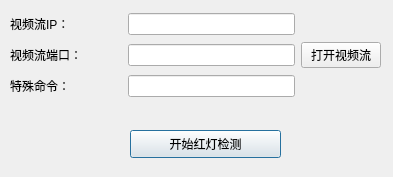
<?xml version="1.0" encoding="UTF-8"?>
<ui version="4.0">
 <class>CameraView</class>
 <widget class="QDialog" name="CameraView">
  <property name="geometry">
   <rect>
    <x>0</x>
    <y>0</y>
    <width>393</width>
    <height>177</height>
   </rect>
  </property>
  <property name="windowTitle">
   <string>Dialog</string>
  </property>
  <widget class="QPushButton" name="pushButton_detection">
   <property name="geometry">
    <rect>
     <x>130</x>
     <y>130</y>
     <width>151</width>
     <height>28</height>
    </rect>
   </property>
   <property name="text">
    <string>开始红灯检测</string>
   </property>
  </widget>
  <widget class="QWidget" name="layoutWidget">
   <property name="geometry">
    <rect>
     <x>10</x>
     <y>10</y>
     <width>371</width>
     <height>91</height>
    </rect>
   </property>
   <layout class="QHBoxLayout" name="horizontalLayout_3">
    <item>
     <layout class="QVBoxLayout" name="verticalLayout">
      <item>
       <layout class="QHBoxLayout" name="horizontalLayout" stretch="4,6">
        <item>
         <widget class="QLabel" name="label_videoIP">
          <property name="text">
           <string>视频流IP：</string>
          </property>
         </widget>
        </item>
        <item>
         <widget class="QLineEdit" name="lineEdit_videoIP"/>
        </item>
       </layout>
      </item>
      <item>
       <layout class="QHBoxLayout" name="horizontalLayout_2" stretch="4,6">
        <item>
         <widget class="QLabel" name="label_videoPort">
          <property name="text">
           <string>视频流端口：</string>
          </property>
         </widget>
        </item>
        <item>
         <widget class="QLineEdit" name="lineEdit_videoPort"/>
        </item>
       </layout>
      </item>
      <item>
       <layout class="QHBoxLayout" name="horizontalLayout_4" stretch="4,6">
        <item>
         <widget class="QLabel" name="label_command">
          <property name="text">
           <string>特殊命令：</string>
          </property>
         </widget>
        </item>
        <item>
         <widget class="QLineEdit" name="lineEdit_videocommand"/>
        </item>
       </layout>
      </item>
     </layout>
    </item>
    <item>
     <widget class="QPushButton" name="pushButton_openVideo">
      <property name="text">
       <string>打开视频流</string>
      </property>
     </widget>
    </item>
   </layout>
  </widget>
 </widget>
 <resources/>
 <connections>
  <connection>
   <sender>pushButton_openVideo</sender>
   <signal>clicked()</signal>
   <receiver>CameraView</receiver>
   <slot>openVideoStream()</slot>
   <hints>
    <hint type="sourcelabel">
     <x>326</x>
     <y>38</y>
    </hint>
    <hint type="destinationlabel">
     <x>349</x>
     <y>69</y>
    </hint>
   </hints>
  </connection>
  <connection>
   <sender>pushButton_detection</sender>
   <signal>clicked()</signal>
   <receiver>CameraView</receiver>
   <slot>trafficDetection()</slot>
   <hints>
    <hint type="sourcelabel">
     <x>247</x>
     <y>103</y>
    </hint>
    <hint type="destinationlabel">
     <x>329</x>
     <y>107</y>
    </hint>
   </hints>
  </connection>
 </connections>
 <slots>
  <slot>openVideoStream()</slot>
  <slot>trafficDetection()</slot>
 </slots>
</ui>
